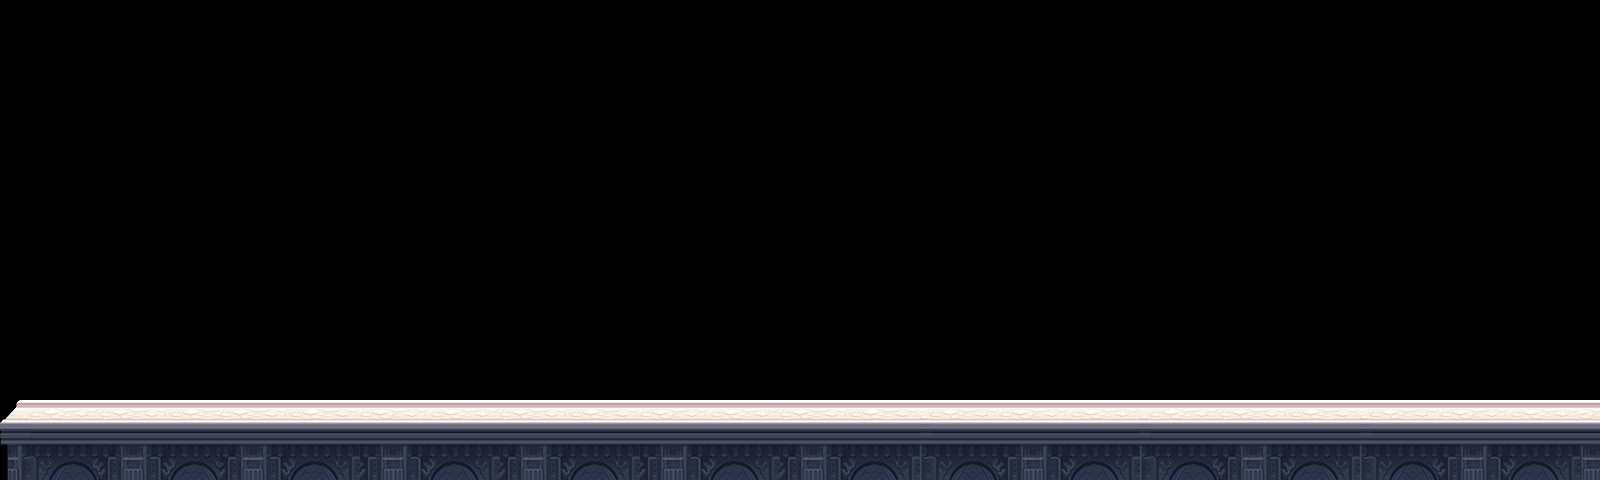

Rendered tile map (Tiled .tmx) drawn with the repository's tilesets; below, a short description and the map source with its tile grids summarised:
An orthogonal 80x12 tile map with 20x40 px tiles, 1 tile layer (块层 1) and 27 objects (24x 1, 2x 5).

<map version="1.0" orientation="orthogonal" width="80" height="12" tilewidth="20" tileheight="40">
 <tileset firstgid="1" name="road" tilewidth="20" tileheight="40">
  <image source="road.png" width="280" height="188" />
 </tileset>
 <layer name="块层 1" width="80" height="12">
  <data>[960 cells, 160 non-empty, 24 distinct tile ids]</data>
 </layer>
 <objectgroup name="collision" width="80" height="12">
  <object x="9" y="413" width="1591" height="65" />
 </objectgroup>
 <objectgroup name="items" width="80" height="12">
  <object type="1" x="820" y="360" />
  <object type="1" x="840" y="320" />
  <object type="1" x="860" y="280" />
  <object type="1" x="860" y="360" />
  <object type="1" x="880" y="320" />
  <object type="1" x="900" y="280" />
  <object type="1" x="980" y="280" />
  <object type="1" x="1020" y="280" />
  <object type="1" x="1000" y="320" />
  <object type="1" x="1040" y="320" />
  <object type="1" x="1020" y="360" />
  <object type="1" x="1060" y="360" />
  <object type="5" x="940" y="240" />
  <object type="1" x="1380" y="280" />
  <object type="5" x="1340" y="240" />
  <object type="1" x="1240" y="320" />
  <object type="1" x="1420" y="280" />
  <object type="1" x="1260" y="280" />
  <object type="1" x="1400" y="320" />
  <object type="1" x="1260" y="360" />
  <object type="1" x="1440" y="320" />
  <object type="1" x="1280" y="320" />
  <object type="1" x="1420" y="360" />
  <object type="1" x="1300" y="280" />
  <object type="1" x="1460" y="360" />
  <object type="1" x="1220" y="360" />
 </objectgroup>
 <objectgroup name="enemy" width="80" height="12" />
 <objectgroup name="up" width="80" height="12" />
</map>
